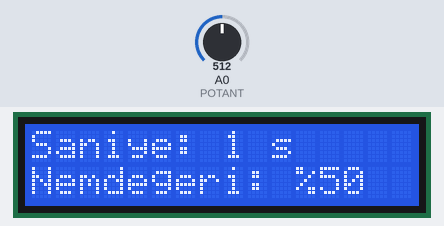
A sketch run on a simulated Arduino Uno, built with avr-gcc and run on an emulated ATmega328P. Parts: 16×2 character LCD. The inputs (shaded band) are chosen by the test bench; at power-on: A0 (POTANT) = 512.

Above: at 1.6 s.
1.7 s: A0 (POTANT) set to 716
At 2.8 s:
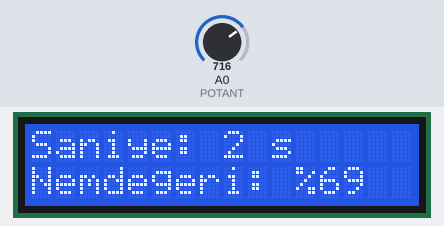
4.5 s: A0 (POTANT) set to 900
At 5.4 s:
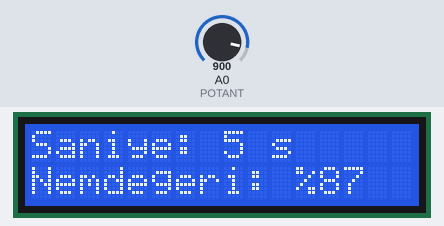
7.5 s: A0 (POTANT) set to 1023
At 8.8 s:
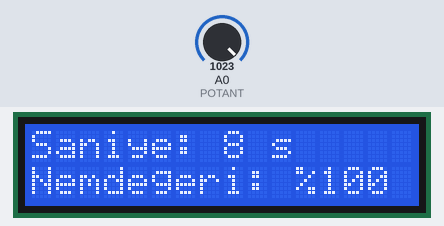
Timing chart, 0 to 10.5 s (numbered marks = the images above; inputs shaded):
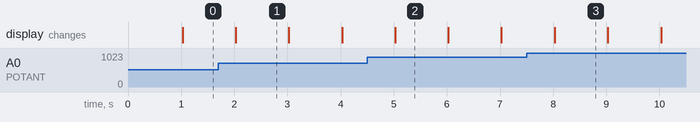

Measured:
- what the display in image 1 shows lasts 1.0 s, from 2.0 s to 3.0 s

The sketch:

hygrometer.ino
```cpp
#include <Wire.h>
#include <LiquidCrystal_I2C.h>
#define POTANT A0

LiquidCrystal_I2C lcd(0x27,16,2);

struct Valuables {
  unsigned long firstTime;
  int waitTime = 1000;
  unsigned long nowTime;
  unsigned long saniye;
  int degerP;
  int nemDegeri;
};

struct Valuables a;

void setup() {
  DDRC &= ~(0 << 0);
  lcd.init();
  lcd.backlight();
  }

void loop() {
  a.nowTime = millis();

  if (a.nowTime - a.firstTime >= a.waitTime) {
    a.firstTime = a.nowTime;
    a.degerP = analogRead(POTANT);
    a.nemDegeri = map(a.degerP,0,1023,0,100);
    a.saniye = a.nowTime/1000;
    String mesaj = "Saniye: " + String(a.saniye) + " s ";
    lcd.setCursor(0,0);
    lcd.print(mesaj);
    String mesaj1 = "Nemdegeri: %" + String(a.nemDegeri) + "  ";
    lcd.setCursor(0,1);
    lcd.print(mesaj1);

  }
}
```
